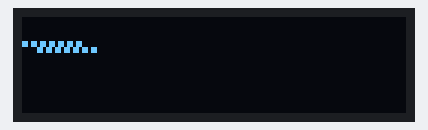
Recording of a sketch running on a simulated Arduino Uno, built with avr-gcc and run on an emulated ATmega328P. Shown: 128×32 one-colour display.

Above: at 0.1 s.
At 1.1 s:
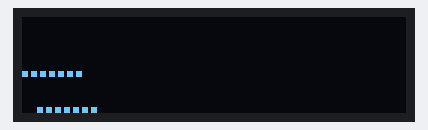
At 2.1 s:
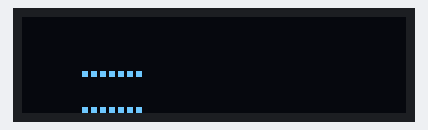
At 3.1 s:
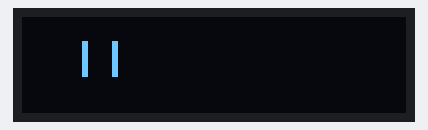

The sketch:

asciioled.ino
```cpp
#include <Arduino.h>
#include <U8g2lib.h>

#ifdef U8X8_HAVE_HW_SPI
#include <SPI.h>
#endif
#ifdef U8X8_HAVE_HW_I2C
#include <Wire.h>
#endif

U8G2_SSD1306_128X32_UNIVISION_F_HW_I2C u8g2(U8G2_R0, /* reset=*/ U8X8_PIN_NONE);

void setup(void) {
  u8g2.begin();
}


void loop(void) {
  u8g2.clearBuffer();          // clear the internal memory
  u8g2.setFont(u8g2_font_ncenB08_tr); // choose a suitable font
  u8g2.drawStr(0,10,".......");  // write 7 dots on position (x=0 and Y=10) to the internal memory
  u8g2.drawStr(5,12,"......."); // write 7 dots on position (x=5 and Y=12) to the internal memory
  u8g2.sendBuffer();          // transfer internal memory to the display
  delay(1000);
  u8g2.clearBuffer();          // clear the internal memory
  u8g2.setFont(u8g2_font_ncenB08_tr); // choose a suitable font
  u8g2.drawStr(0,20,".......");  // write something to the internal memory
  u8g2.drawStr(5,32,".......");
  u8g2.sendBuffer();          // transfer internal memory to the display
  delay(1000);
  u8g2.clearBuffer();
  u8g2.setFont(u8g2_font_ncenB08_tr); // choose a suitable font
  u8g2.drawStr(20,20,".......");  // write something to the internal memory
  u8g2.drawStr(20,32,".......");
  u8g2.sendBuffer();          // transfer internal memory to the display
  delay(1000);
  u8g2.clearBuffer();
  u8g2.setFont(u8g2_font_ncenB08_tr); // choose a suitable font
  u8g2.drawStr(20,10,".");  // write something to the internal memory
  u8g2.drawStr(20,12,".");  // write something to the internal memory
  u8g2.drawStr(20,14,".");  // write something to the internal memory
  u8g2.drawStr(20,16,".");  // write something to the internal memory
  u8g2.drawStr(20,18,".");  // write something to the internal memory
  u8g2.drawStr(20,20,".");
  u8g2.drawStr(30,10,".");  // write something to the internal memory
  u8g2.drawStr(30,12,".");  // write something to the internal memory
  u8g2.drawStr(30,14,".");  // write something to the internal memory
  u8g2.drawStr(30,16,".");  // write something to the internal memory
  u8g2.drawStr(30,18,".");  // write something to the internal memory
  u8g2.drawStr(30,20,".");
  u8g2.sendBuffer();          // transfer internal memory to the display
  delay(1000);
}
```

Measured:
- by itself, everything shown: repeats every 4.1 s, in 4 steps
- what the display in image 1 shows lasts 1.0 s, from 1.1 s to 2.1 s
